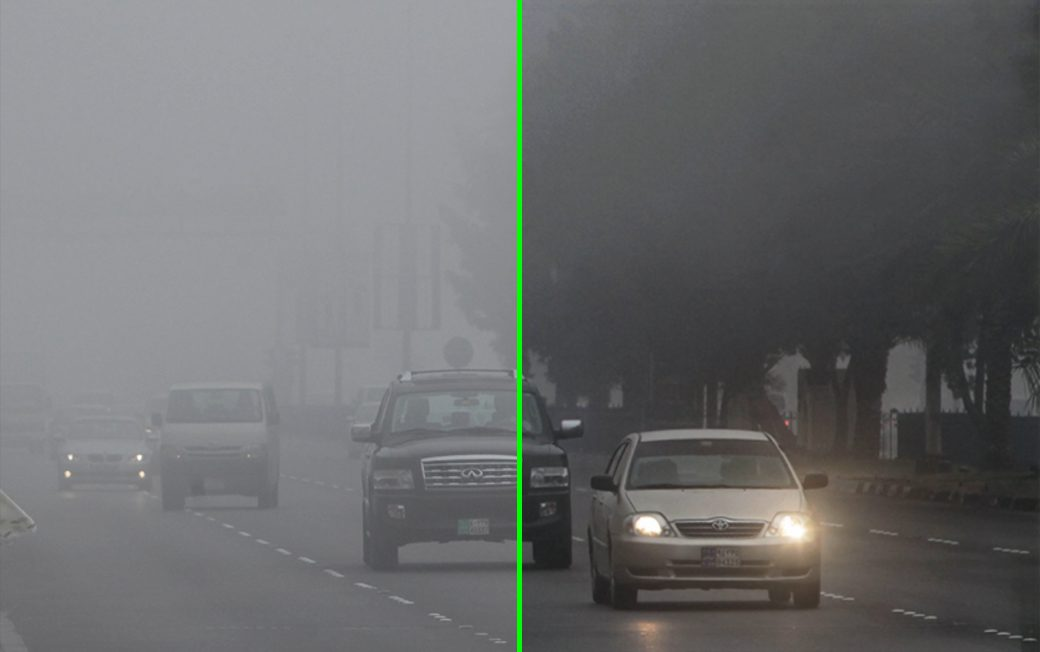
#> input picture images/hazy_input.jpg, 1040 x 652 px
$ python dehaze_baseline.py
#> lines starting #> are read from the running program, lines starting #| are printed output that depends on the picture
import cv2
import numpy as np
import matplotlib.pyplot as plt

def get_dark_channel(image, patch_size=15):
    """Calculates the dark channel of an image."""
    b, g, r = cv2.split(image)
    min_img = cv2.min(cv2.min(r, g), b)
    kernel = cv2.getStructuringElement(cv2.MORPH_RECT, (patch_size, patch_size))
    dark_channel = cv2.erode(min_img, kernel)
    return dark_channel

def get_atmospheric_light(image, dark_channel):
    """Estimates the global atmospheric light."""
    h, w = image.shape[:2]
    image_size = h * w
    num_pixels = int(max(image_size * 0.001, 1))

    dark_channel_flat = dark_channel.reshape(image_size)
    image_flat = image.reshape(image_size, 3)

    indices = np.argsort(dark_channel_flat)[-num_pixels:]
    atmospheric_light = np.mean(image_flat[indices], axis=0)
    return atmospheric_light

def get_transmission(image, atmospheric_light, omega=0.95, patch_size=15):
    """Estimates the transmission map."""
    norm_image = image / atmospheric_light
    transmission = 1 - omega * get_dark_channel(norm_image, patch_size)
    return transmission

def recover_image(image, transmission, atmospheric_light, t0=0.1):
    """Recovers the clear image."""
    transmission = np.maximum(transmission, t0)
    transmission_map = np.empty(image.shape)
    for i in range(3):
        transmission_map[:, :, i] = transmission

    recovered_image = (image - atmospheric_light) / transmission_map + atmospheric_light
    return np.clip(recovered_image, 0, 255).astype(np.uint8)

def dehaze(image_path):
    # Read image
#> called with image_path = 'images/hazy_input.jpg'
    img = cv2.imread(image_path)
#> img is the input picture: shape (652, 1040, 3); mean B, G, R 108.6, 108, 107
    if img is None:
        print("Error: Could not load image. Check the file path.")
        return

    img_rgb = cv2.cvtColor(img, cv2.COLOR_BGR2RGB)
    img_float = img_rgb.astype(np.float64)

    # Apply DCP steps
    dark_channel = get_dark_channel(img_float)
#> in get_dark_channel, `dark_channel = cv2.erode(min_img, kernel)`:
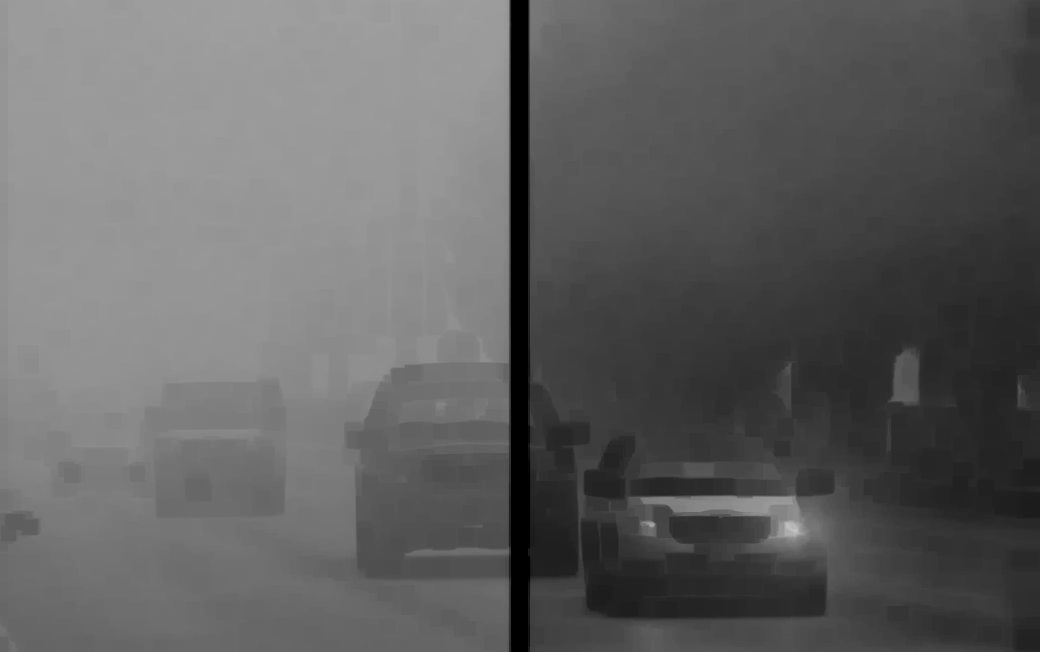
#> dark_channel: shape (652, 1040) float64; min 0, max 200, mean 97.3
    atmospheric_light = get_atmospheric_light(img_float, dark_channel)
#> in get_atmospheric_light, `indices = np.argsort(dark_channel_flat)[-num_pixels:]`: indices = 678 values, max 558235 at index 96, min 71 at index 217, mean 202647.5
#> in get_atmospheric_light, `atmospheric_light = np.mean(image_flat[indices], axis=0)`: atmospheric_light = [192.1, 191.9, 192.5]
#> atmospheric_light = [192.1, 191.9, 192.5]
    transmission = get_transmission(img_float, atmospheric_light)
#> call 2 of get_dark_channel, with patch_size = 15
#> in get_dark_channel (call 2), `b, g, r = cv2.split(image)`:
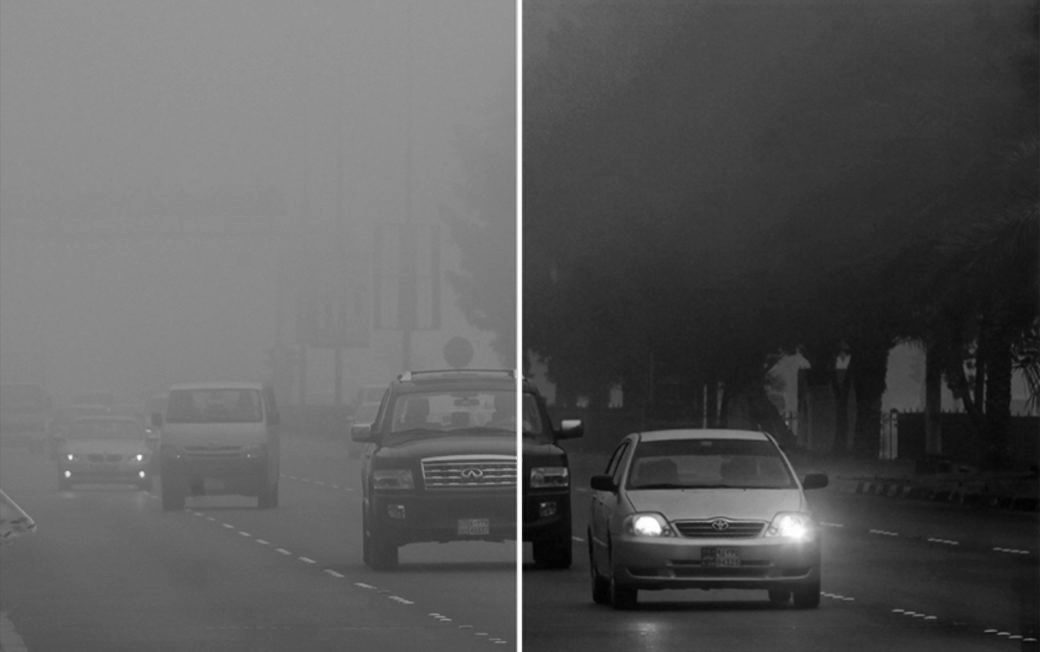
#> g: shape (652, 1040) float64; min 0.151, max 1.33, mean 0.563; drawn with min black and max white
#> in get_dark_channel (call 2), `dark_channel = cv2.erode(min_img, kernel)`:
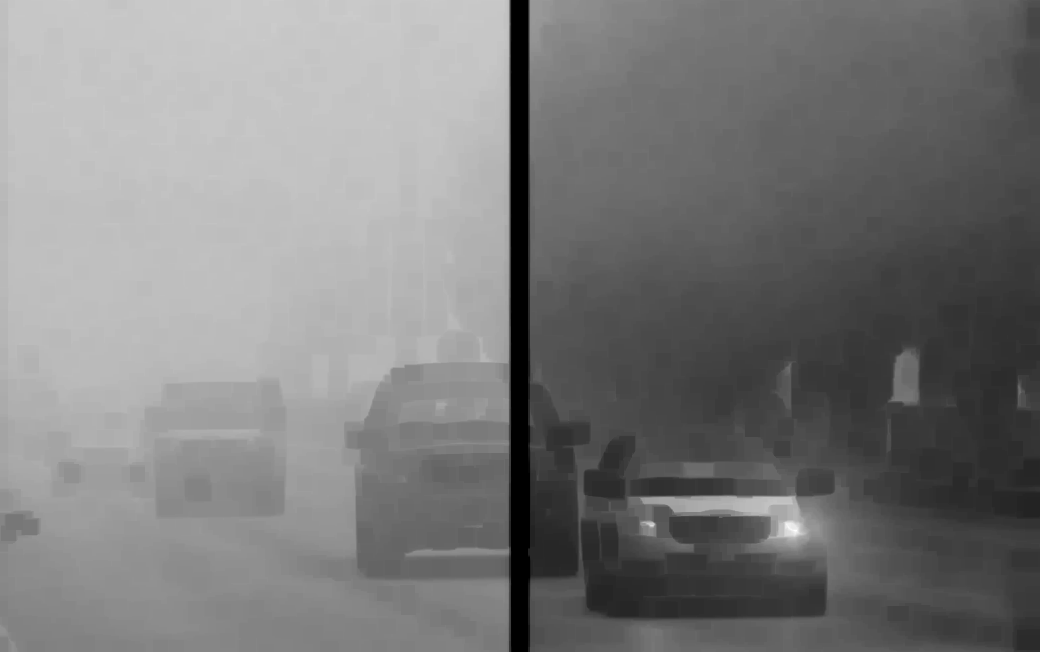
#> dark_channel: shape (652, 1040) float64; min 0, max 1.04, mean 0.506; drawn with min black and max white
#> in get_transmission, `transmission = 1 - omega * get_dark_channel(norm_image, patch_size)`:
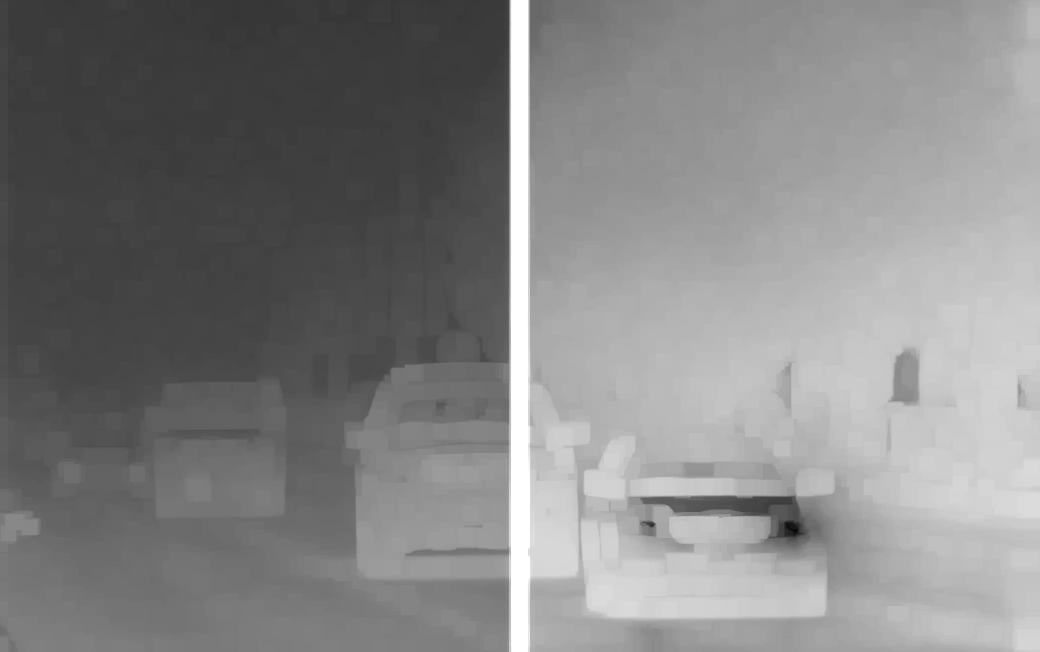
#> transmission: shape (652, 1040) float64; min 0.0131, max 1, mean 0.519
    recovered_img = recover_image(img_float, transmission, atmospheric_light)
#> in recover_image, `recovered_image = (image - atmospheric_light) / transmission_map + atm..`:
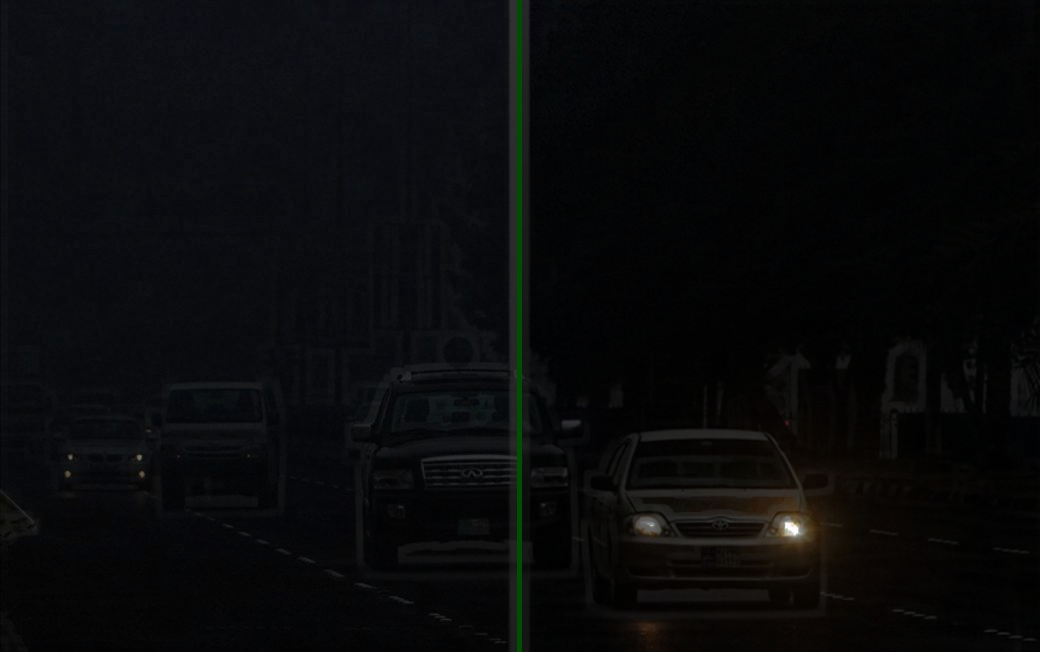
#> recovered_image: shape (652, 1040, 3) float64; mean R, G, B 30.3, 32.3, 36.2; drawn with min black and max white
#> in recover_image, `return np.clip(recovered_image, 0, 255).astype(np.uint8)`:
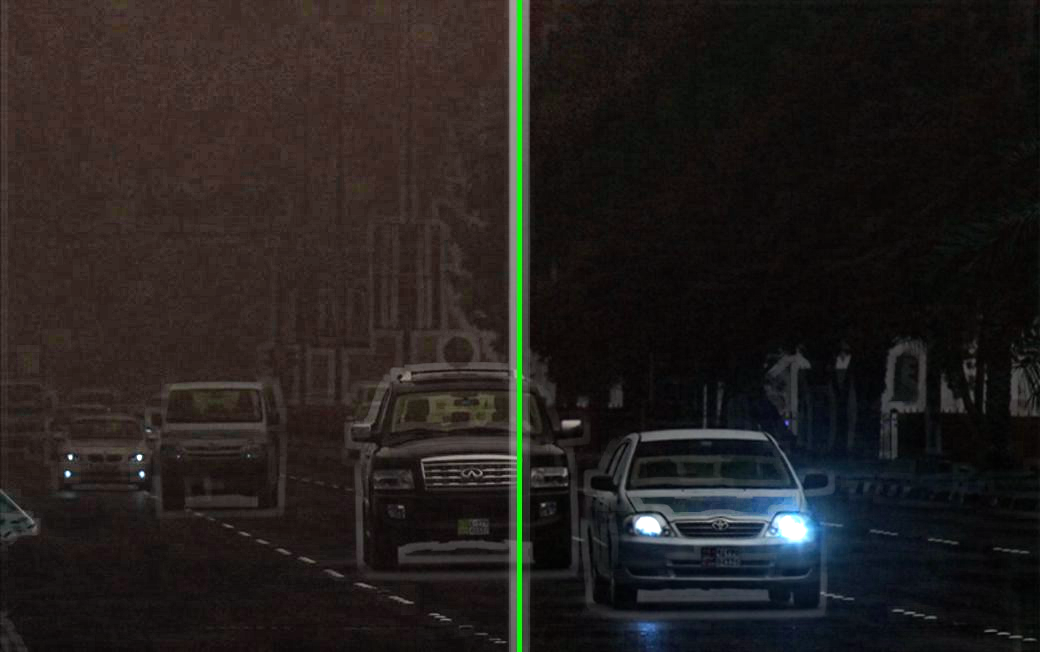
#> returned value: shape (652, 1040, 3); mean of channels 0, 1, 2 29.5, 31.6, 35.6; drawn as B, G, R

    # Display results
    fig, axes = plt.subplots(1, 2, figsize=(12, 6))
    axes[0].imshow(img_rgb)
    axes[0].set_title('Original Hazy Image')
    axes[0].axis('off')

    axes[1].imshow(recovered_img)
    axes[1].set_title('De-hazed Output')
    axes[1].axis('off')

    plt.tight_layout()
    plt.show()

if __name__ == '__main__':
    # Replace with the path to your hazy image
    dehaze('images/hazy_input.jpg')
